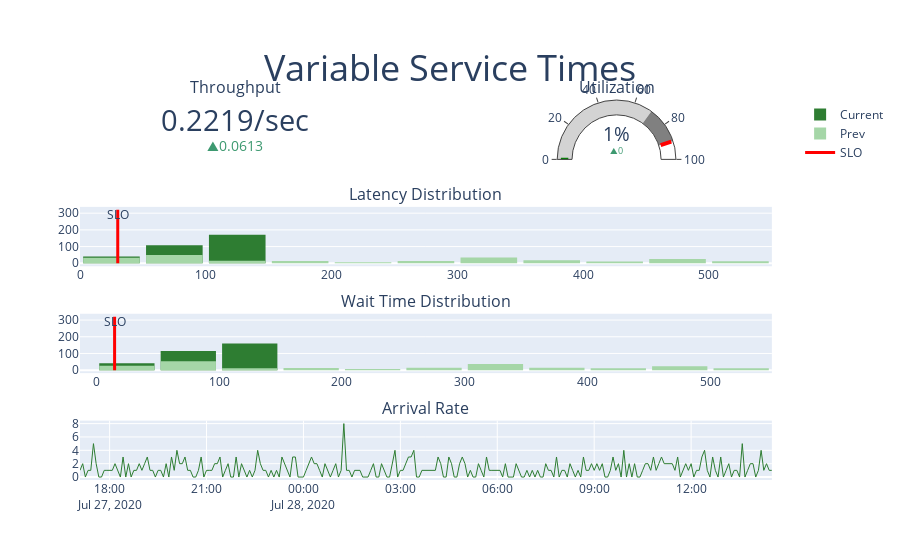

Here is the notebook cell this chart was saved with:
### Code cell
# Display The simulation Results Via Dashboard:
dashboard = build_dashboard(Q1, prev_q=Q2, title='Variable Service Times')
dashboard.show()

### Figure 1 — Plotly figure (JSON) as saved in the notebook; plotly's stock layout.template omitted (floating-point values rounded to 4 significant figures; data arrays with more than 128 entries replaced by an {"elided": "..."} marker saying what was removed)
{"data": [{"delta": {"position": "bottom", "reference": 0.1606}, "domain": {"x": [0, 0.44], "y": [0.8438, 1]}, "mode": "number+delta", "number": {"suffix": "/sec"}, "type": "indicator", "value": 0.2219}, {"delta": {"reference": 0.9796}, "domain": {"x": [0.54, 0.98], "y": [0.8438, 1]}, "gauge": {"axis": {"range": [null, 100]}, "steps": [{"color": "lightgray", "range": [0, 70]}, {"color": "gray", "range": [70, 90]}], "threshold": {"line": {"color": "red", "width": 4}, "thickness": 0.75, "value": 90}}, "mode": "gauge+number+delta", "number": {"suffix": "%"}, "type": "indicator", "value": 0.9972}, {"bingroup": "1", "marker": {"color": "#2E7D32"}, "name": "Current", "type": "histogram", "x": {"elided": "320 float values"}, "xaxis": "x", "yaxis": "y"}, {"bingroup": "1", "marker": {"color": "#A5D6A7"}, "name": "Prev", "type": "histogram", "x": {"elided": "232 float values"}, "xaxis": "x", "yaxis": "y"}, {"line": {"color": "red", "width": 3}, "mode": "lines+text", "showlegend": false, "text": [null, "SLO"], "textposition": "bottom center", "type": "scatter", "x": [30, 30], "xaxis": "x", "y": [0, 320], "yaxis": "y"}, {"bingroup": "2", "marker": {"color": "#2E7D32"}, "showlegend": false, "type": "histogram", "x": {"elided": "315 float values"}, "xaxis": "x2", "yaxis": "y2"}, {"bingroup": "2", "marker": {"color": "#A5D6A7"}, "showlegend": false, "type": "histogram", "x": {"elided": "224 float values"}, "xaxis": "x2", "yaxis": "y2"}, {"line": {"color": "red", "width": 3}, "mode": "lines+text", "name": "SLO", "text": [null, "SLO"], "textposition": "bottom center", "type": "scatter", "x": [15, 15], "xaxis": "x2", "y": [0, 320], "yaxis": "y2"}, {"line": {"color": "#2E7D32", "width": 1}, "showlegend": false, "type": "scatter", "x": {"elided": "258 str values"}, "xaxis": "x3", "y": {"elided": "258 int values"}, "yaxis": "y3"}], "layout": {"annotations": [{"font": {"size": 16}, "showarrow": false, "text": "Throughput", "x": 0.22, "xanchor": "center", "xref": "paper", "y": 1, "yanchor": "bottom", "yref": "paper"}, {"font": {"size": 16}, "showarrow": false, "text": "Utilization", "x": 0.76, "xanchor": "center", "xref": "paper", "y": 1, "yanchor": "bottom", "yref": "paper"}, {"font": {"size": 16}, "showarrow": false, "text": "Latency Distribution", "x": 0.49, "xanchor": "center", "xref": "paper", "y": 0.7188, "yanchor": "bottom", "yref": "paper"}, {"font": {"size": 16}, "showarrow": false, "text": "Wait Time Distribution", "x": 0.49, "xanchor": "center", "xref": "paper", "y": 0.4375, "yanchor": "bottom", "yref": "paper"}, {"font": {"size": 16}, "showarrow": false, "text": "Arrival Rate", "x": 0.49, "xanchor": "center", "xref": "paper", "y": 0.1562, "yanchor": "bottom", "yref": "paper"}], "bargap": 0.1, "barmode": "overlay", "title": {"font": {"size": 36}, "text": "Variable Service Times", "x": 0.5, "xanchor": "center", "y": 0.9, "yanchor": "top"}, "xaxis": {"anchor": "y", "domain": [0, 0.98]}, "xaxis2": {"anchor": "y2", "domain": [0, 0.98]}, "xaxis3": {"anchor": "y3", "domain": [0, 0.98]}, "yaxis": {"anchor": "x", "domain": [0.5625, 0.7188]}, "yaxis2": {"anchor": "x2", "domain": [0.2812, 0.4375]}, "yaxis3": {"anchor": "x3", "domain": [0, 0.1562]}}}
